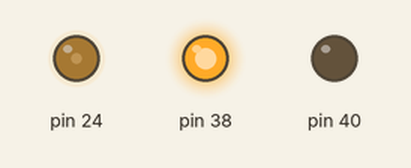
This program was run on a simulated Raspberry Pi (header pin numbers). Parts: output pins drawn as LEDs (lit = HIGH). What the program prints to the terminal is not drawn.

Above: at 0.05 s.
At 6.0 s:
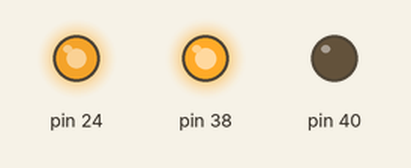
Timing chart, 0 to 6.9 s (numbered marks = the images above):
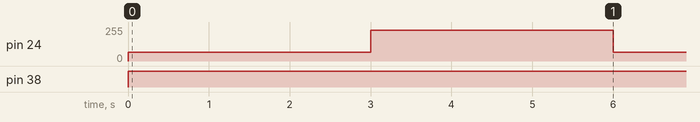

Measured:
- by itself, pin 24: alternates 230/255 for 3.0 s and 64/255 for 3.0 s
- by itself, pin 38: LOW → HIGH at 0.00 s

The program:

test-pwm.py
```python
#!/bin/python3

from motor.model.pwm_motor import PWMMotor
import time

if __name__ == '__main__':
    drive = PWMMotor(38, 40, 24)
    # drive = PWMMotor(36, 37, 26)
    drive.stop()
    while True:
        drive.forward(0.25)
        time.sleep(3)
        drive.forward(0.9)
        time.sleep(3)
        # drive.backward()
        # time.sleep(10)
        # drive.turn_left()
        # time.sleep(10)
        # drive.turn_right()
        # time.sleep(10)
```

pwm_motor.py
```python
#!/bin/python
# coding: utf-8

import RPi.GPIO as GPIO

class PWMMotor:
    def __init__(self, pin_1, pin_2, pin_en, hz=100):
        print('init PWMMotor:', pin_1, pin_2, pin_en)
        self.pin_1 = pin_1
        self.pin_2 = pin_2
        self.pin_en = pin_en
        self.hz = hz
        self.setup()
        self.pwm = GPIO.PWM(pin_en, hz)
        self.pwm.start(0)
        self.pwm.ChangeDutyCycle(0)

    def setup(self):
        GPIO.setwarnings(False)
        GPIO.setmode(GPIO.BOARD)
        GPIO.setup(self.pin_1, GPIO.OUT)
        GPIO.setup(self.pin_2, GPIO.OUT)
        GPIO.setup(self.pin_en, GPIO.OUT)

    def set_duty(self, duty):
        duty = 0 if duty < 10 else duty
        self.pwm.ChangeDutyCycle(duty)

    def set_step(self, s1, s2, speed=1):
        duty = int(abs(100 * speed))
        self.set_duty(duty)
        GPIO.output(self.pin_1, s1)
        GPIO.output(self.pin_2, s2)
        GPIO.output(self.pin_en, duty)


    def forward(self, speed = 1):
        self.set_step(1, 0, speed)

    def backward(self, speed = 1):
        self.set_step(0, 1, speed)

    def stop(self):
        self.set_step(0, 0)

    def speed(self, speed=1):
        if speed > 0:
            self.backward(speed)
        else:
            self.forward(abs(speed))
```
